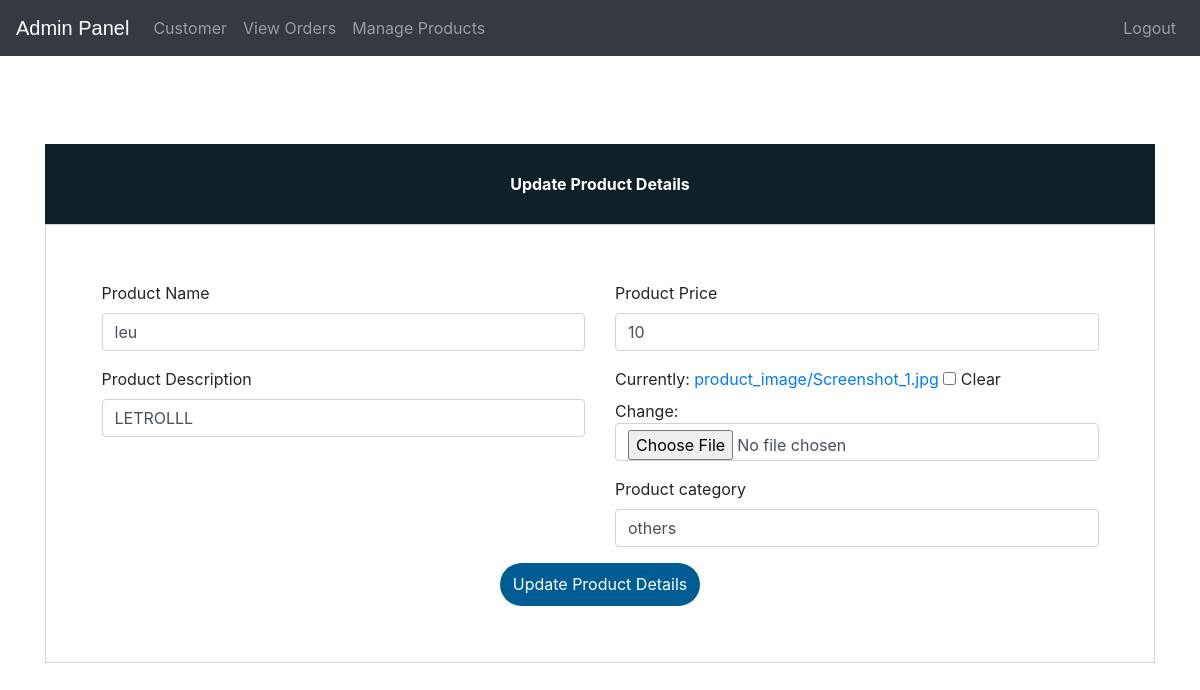
The app's page /update-product/1/ (signed in) with its own data.
### ecom/models.py (models this page shows, shortened)
class Product(models.Model):
    name = models.CharField(max_length=40)
    product_image = models.ImageField(upload_to='product_image/', null=True, blank=True)
    price = models.PositiveIntegerField()
    description = models.CharField(max_length=40)
    category = models.CharField(max_length=40, default='others')

### ecom/views.py (the view)
# urls.py: path('update-product/<int:pk>/', views.update_product_view, name='update-product'),
@login_required(login_url='adminlogin')
def update_product_view(request, pk):
    product = models.Product.objects.get(id=pk)
    productForm = forms.ProductForm(instance=product)
    if request.method == 'POST':
        productForm = forms.ProductForm(request.POST, request.FILES, instance=product)
        if productForm.is_valid():
            productForm.save()
            return redirect('admin-products')
    return render(request, 'ecom/admin_update_product.html', {'productForm': productForm})

### ecom/forms.py
class ProductForm(forms.ModelForm):
    class Meta:
        model = models.Product
        fields = ['name', 'price', 'description', 'product_image', 'category']

### templates/ecom/admin_update_product.html (shortened to what this page needs)
{% extends 'ecom/admin_base.html' %} {% load widget_tweaks %} {% block content %}
<head>
    <link href="//maxcdn.bootstrapcdn.com/bootstrap/4.1.1/css/bootstrap.min.css" rel="stylesheet" id="bootstrap-css">
</head>
<br><br><br><br><br><br>
<form method="post" enctype="multipart/form-data">
    <div class="container register-form">
        <div class="form">
            <div class="note">
                <p>Update Product Details</p>
            </div>
            <div class="form-content">
                <div class="row">
                    <div class="col-md-6">
                        <div class="form-group">
                            <label for="">Product Name</label> {% render_field productForm.name class="form-control" placeholder="Product Name" %}
                        </div>
                        <div class="form-group">
                            <label for="">Product Description</label> {% render_field productForm.description class="form-control" placeholder="Description" %}
                        </div>
                    </div>
                    <div class="col-md-6">
                        <div class="form-group">
                            <label for="">Product Price</label> {% render_field productForm.price class="form-control" placeholder="Price" %}
                        </div>
                        <div class="form-group">
                            {% render_field productForm.product_image class="form-control" placeholder="product_image" %}
                        </div>
                        <div class="form-group">
                            <label for="">Product category</label> {% render_field productForm.category class="form-control" placeholder="others" %}
                        </div>
                    </div>
                </div>
                <div>
                    <center><button type="submit" class="btnSubmit">Update Product Details</button></center>
                </div>
            </div>
        </div>
    </div>
</form>
{% endblock content %}

### templates/ecom/admin_base.html (style rules this page uses)
p { text-align: center; }

### templates/ecom/admin_update_product.html (style rules this page uses)
a:link { text-decoration: none; }
.note { text-align: center; height: 80px; background: #0F2027; color: #fff; font-weight: bold; line-height: 80px; }
.form-content { padding: 5%; border: 1px solid #ced4da; margin-bottom: 2%; }
.form-control { border-radius: 1.5rem; }
.btnSubmit { border: none; border-radius: 1.5rem; padding: 1%; width: 20%; cursor: pointer; background: #005d94; color: #fff; }

### records on screen
Product: name "leu", description "LETROLLL", price "10", category "others"
